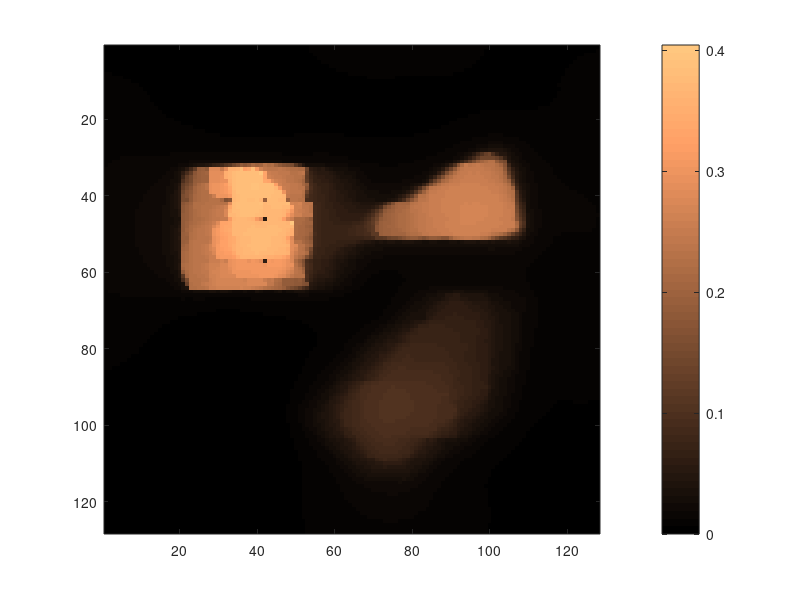

Here is the MATLAB script that generated this plot: (Note: this script raises an error after producing the figure.)
close all
clear all
clc

% TwIST Data processing
% relevant data - simu_crop_256, cali_crop_256
load wv_cali.mat
load x_twist_crop_256


N = 16;
frame_sel = [14, 11, 7]; % Select three frames for Triangle, Square and Pentagon to choose ROI
%%% Get triangle area
h=figure;
imagesc(x_twist(:,:,frame_sel(1)));colormap copper;colorbar;

% getrect  returns the coordinates in plot system (col, row) not exact matrix (row, col)
rect_tri = getrect(h);
rect_tri = round(rect_tri);

% The reconstructed data have +1 shift on each frame. Hence, 
% the area of ROI will be shifted back by the selected ROI on current frame.
rect_tri(1) = rect_tri(1)-frame_sel(1)+1; 

%%% Get square area
h=figure;
imagesc(x_twist(:,:,frame_sel(2)));colormap copper;colorbar;
rect_sq = getrect(h);
rect_sq = round(rect_sq);
rect_sq(1) = rect_sq(1)-frame_sel(2)+1;

%%% Get pentagon area
h=figure;
imagesc(x_twist(:,:,frame_sel(3)));colormap copper;colorbar;
rect_pen = getrect(h);
rect_pen = round(rect_pen);
rect_pen(1) = rect_pen(1)-frame_sel(3)+1;

%%%%%%%%%%%%%%%%%%
% Triangle

spec_t = zeros(1,N);

for i =1:N

    spec_t(i) = mean(mean(x_twist(rect_tri(2):rect_tri(2)+rect_tri(4)-1,rect_tri(1)+i-1:rect_tri(1)+rect_tri(3)-1+i-1,i)));
    
end

figure;
plot(wv_cali,spec_t,'-*r','LineWidth',2, ...
    'MarkerEdgeColor','b',...
    'MarkerSize',10);
xlabel('Spectrum/nm');
ylabel('Normalization Ratio');
title('Triangle Spectrum Estimation');
% axis([450 650]);
set(gca,'XTick',450:20:650);
% set(gca,'YTick',0:0.1:0.5);
grid on


%%%%%%%%%%%%%%%%%%
% Square

spec_s = zeros(1,N);

for i =1:N

    spec_s(i) = mean(mean(x_twist(rect_sq(2):rect_sq(2)+rect_sq(4)-1,rect_sq(1)+i-1:rect_sq(1)+rect_sq(3)-1+i-1,i)));
    
end

figure;
plot(wv_cali,spec_s,'-.^k','LineWidth',2, ...
    'MarkerEdgeColor','b', ...
    'MarkerFaceColor','g', ...
    'MarkerSize',10);
xlabel('Spectrum/nm');
ylabel('Normalization Ratio');
title('Square Spectrum Estimation');
% axis([450 650]);
set(gca,'XTick',450:20:650);
% set(gca,'YTick',0:0.1:0.5);
grid on


%%%%%%%%%%%%%%%%%%
% Pentagon

spec_p = zeros(1,N);

for i =1:N

    spec_p(i) = mean(mean(x_twist(rect_pen(2):rect_pen(2)+rect_pen(4)-1,rect_pen(1)+i-1:rect_pen(1)+rect_pen(3)-1+i-1,i)));
    
end

figure;
plot(wv_cali,spec_p,'--o','LineWidth',2, ...
    'MarkerEdgeColor','k', ...
    'MarkerFaceColor','y', ...
    'MarkerSize',10);
xlabel('Spectrum/nm');
ylabel('Normalization Ratio');
title('Pentagon Spectrum Estimation');
% axis([450 650]);
set(gca,'XTick',450:20:650);
% set(gca,'YTick',0:0.1:0.5);
grid on
